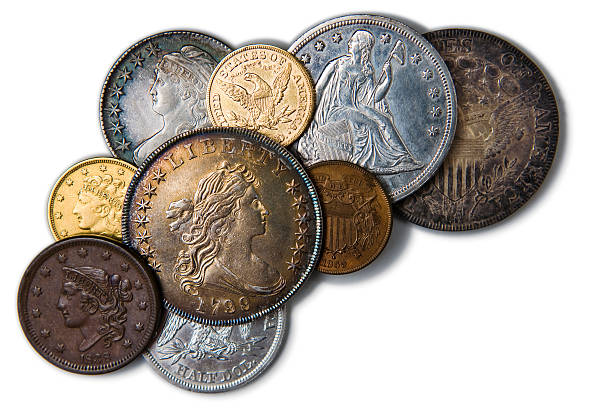
#> input picture Topics/coins.jpg, 612 x 408 px
$ python convex_hull.py
#> lines starting #> are read from the running program, lines starting #| are printed output that depends on the picture; after the words box and inside, x2 and y2 are one past the last pixel; in counts of white or black regions, pixels touching at a corner belong together
import cv2
import numpy as np

# Load image
img = cv2.imread('../coins.jpg')
#> img is the input picture: shape (408, 612, 3); mean B, G, R 166.6, 173.2, 180
gray = cv2.cvtColor(img, cv2.COLOR_BGR2GRAY)
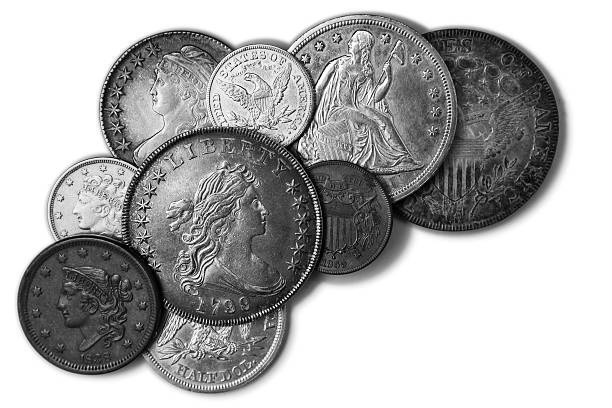
#> gray: shape (408, 612); min 0, max 255, mean 174.5

# Threshold to binarize
_, thresh = cv2.threshold(gray, 200, 255, cv2.THRESH_BINARY_INV)
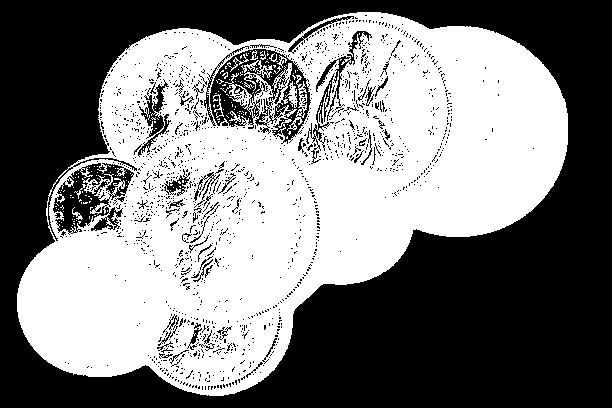
#> thresh: shape (408, 612); 48.9% white; 177 white regions (164 under 20 px)

# Find contours
contours, _ = cv2.findContours(thresh, cv2.RETR_EXTERNAL, cv2.CHAIN_APPROX_SIMPLE)
#> contours = 1 contour; box (x1, y1, x2, y2) and area: (17, 12, 568, 396) 137059
cnt = max(contours, key=cv2.contourArea)
#> cnt = contour of 740 points, box (x1, y1, x2, y2) (17, 12, 568, 396), area 137059

# Simplify the contour
epsilon = 0.01 * cv2.arcLength(cnt, True)
#> epsilon = 17.04
approx = cv2.approxPolyDP(cnt, epsilon, True)
#> approx = contour of 16 points, box (x1, y1, x2, y2) (23, 12, 567, 390), area 131586

# Check convexity
print("Original Contour Convex:", cv2.isContourConvex(cnt))
#| Original Contour Convex: False
print("Approximated Contour Convex:", cv2.isContourConvex(approx))
#| Approximated Contour Convex: False

# Draw
cv2.drawContours(img, [cnt], -1, (255, 0, 0), 2)
cv2.drawContours(img, [approx], -1, (0, 255, 0), 2)
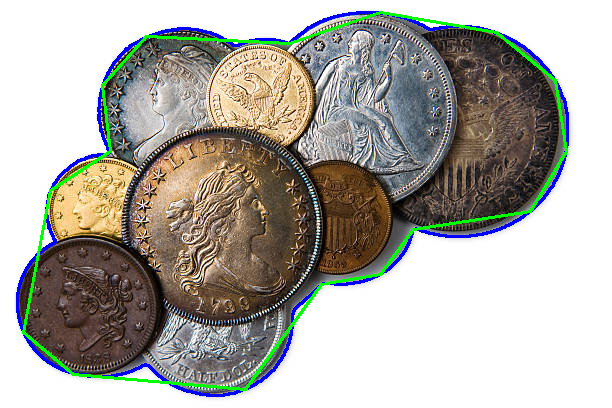
#> img: shape (408, 612, 3); mean B, G, R 165.4, 172.2, 174.2

cv2.imshow("Contours", img)
cv2.waitKey(0)
cv2.destroyAllWindows()
